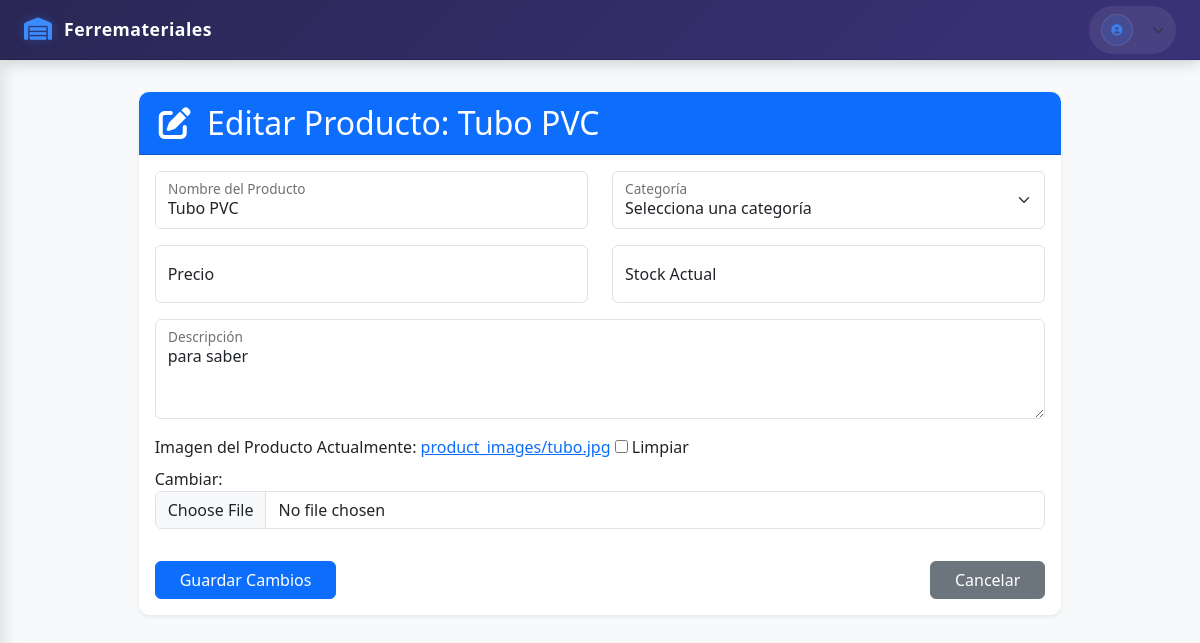
Page /inventario/1/edit/ on the earlier database version.
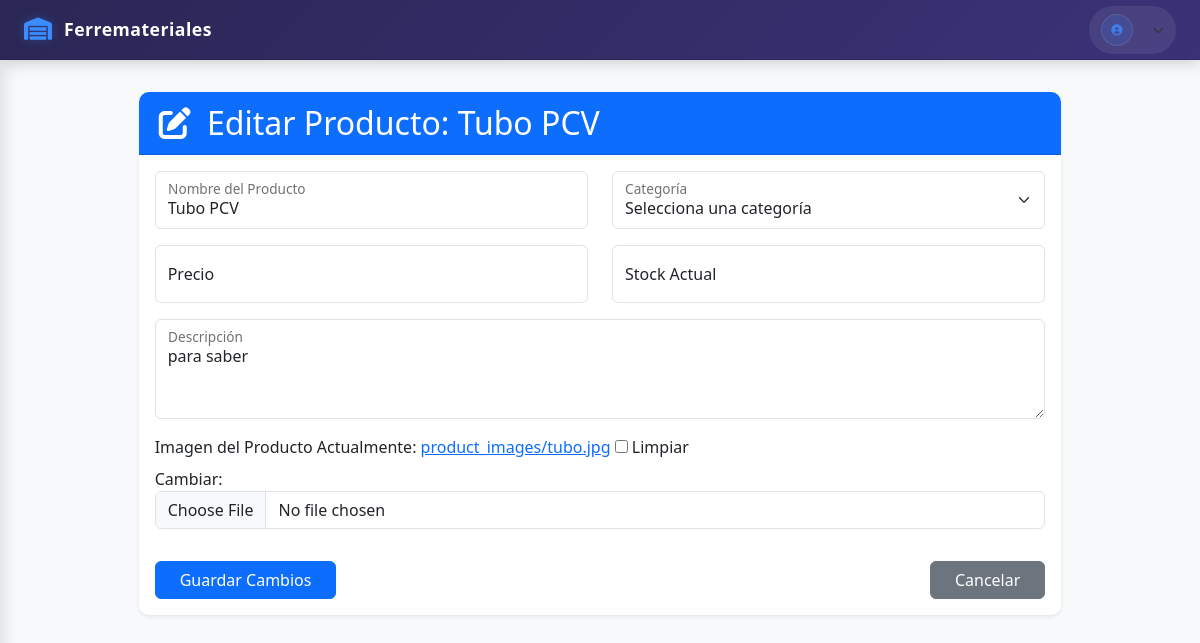
Same page on the later database version.
### apps/inventory/models.py (models this page shows, shortened)
class Product(models.Model):
    name = models.CharField(
        _("Name"),
        max_length=100,
        unique=True
    )
    unit = models.CharField(
        _("Unit"),
        max_length=50
    )
    category = models.ForeignKey(
        'Category',
        verbose_name=_("Category"),
        on_delete=models.SET_NULL,
        null=True,
        blank=True
    )
    price = models.DecimalField(
        _("Price"),
        max_digits=10,
        decimal_places=2,
        default=0.00
    )
    discount_percent = models.PositiveIntegerField(
        _("Discount Percent"),
        default=0,
        help_text=_("Discount percentage for the product")
    )
    is_new = models.BooleanField(
        _("Is New"),
        default=False,
        help_text=_("Designates whether the product is new")
    )
    current_stock = models.DecimalField(
        _("Current Stock"),
        max_digits=10,
        decimal_places=2
    )
    description = models.TextField(
        _("Description"),
        blank=True,
        help_text=_("Detailed description of the product")
    )
    image = models.ImageField(
        _("Product Image"),
        upload_to='product_images/',
        null=True,
        blank=True
    )
    class Meta:
        app_label = "inventory"
        db_table = "products"
        verbose_name = _("Product")
        verbose_name_plural = _("Products")

### apps/inventory/views.py (the view)
# urls.py: path('<int:pk>/edit/', product_edit, name='product_edit'),
def product_edit(request, pk):
    product = get_object_or_404(Product, pk=pk)
    if request.method == 'POST':
        form = ProductForm(request.POST, request.FILES, instance=product)
        if form.is_valid():
            form.save()
            messages.success(request, 'Producto actualizado correctamente.')
            return redirect('inventory:product_list')
    else:
        form = ProductForm(instance=product)
    context = {
        'form': form,
        'product': product
    }
    if request.GET.get('modal') == '1':
        return render(request, 'inventory/_product_form.html', context)
    return render(request, 'inventory/product_edit.html', context)

### apps/inventory/forms.py
class ProductForm(forms.ModelForm):
    def __init__(self, *args, **kwargs):
        super().__init__(*args, **kwargs)
        for field_name, field in self.fields.items():
            field.widget.attrs.update({
                'class': 'form-control',
                'placeholder': field.label
            })
    class Meta:
        model = Product
        fields = [
            'name',
            'category',
            'price',
            'unit',
            'description',
            'discount_percent',
            'is_new',
            'current_stock',
            'image'
        ]

### templates/inventory/product_edit.html (shortened to what the changed rows need)
{% extends 'base.html' %}
{% load static %}
{% block content %}
<div class="container-fluid">
    <div class="row justify-content-center">
        <div class="col-md-10">
            <div class="card shadow-sm">
                <div class="card-header bg-primary text-white">
                    <h2 class="mb-0"><i class="fas fa-edit me-2"></i> Editar Producto: {{ form.instance.name }}</h2>
                </div>
                <div class="card-body">
                    <form method="post" enctype="multipart/form-data" class="needs-validation" novalidate>
                        <div class="row">
                            <div class="col-md-6">
                                <div class="form-floating mb-3">
                                    <input type="text" class="form-control" id="{{ form.name.id_for_label }}" name="{{ form.name.name }}" placeholder="Nombre del Producto" value="{{ form.name.value|default:'' }}">
                                    <label for="{{ form.name.id_for_label }}">Nombre del Producto</label>
                                </div>
                            </div>
                        </div>
                        <div class="row">
                            <div class="col-md-12">
                                <div class="form-floating mb-3">
                                    <textarea class="form-control" id="{{ form.description.id_for_label }}" name="{{ form.description.name }}" placeholder="Descripción" style="height: 100px;">{{ form.description.value|default:'' }}</textarea>
                                    <label for="{{ form.description.id_for_label }}">Descripción</label>
                                </div>
                            </div>
                        </div>
                        <div class="row">
                            <div class="col-md-12">
                                <div class="mb-3">
                                    <label for="{{ form.image.id_for_label }}" class="form-label">Imagen del Producto</label>
                                    {{ form.image }}
                                </div>
                            </div>
                        </div>
                    </form>
                </div>
            </div>
        </div>
    </div>
</div>
{% endblock %}

Differences in the rows shown:
changed Product "para saber": instance.name "Tubo PVC" → "Tubo PCV"; name "Tubo PVC" → "Tubo PCV"
